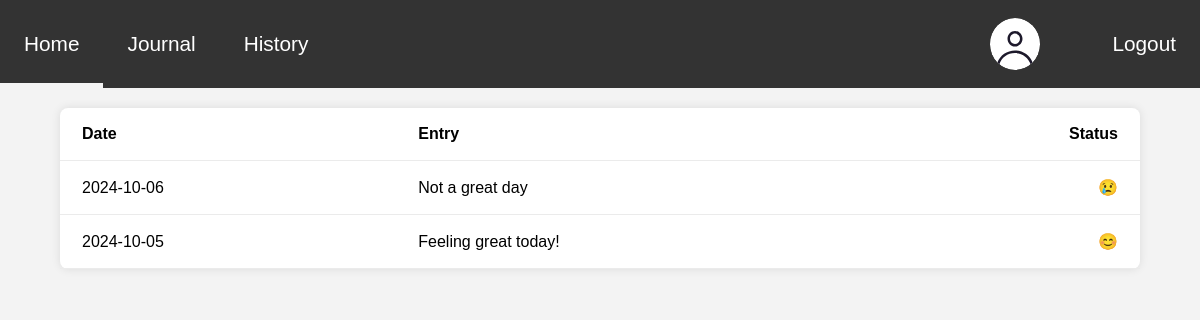
Screenshot of /patient/history/history.php (signed in) with the database file from the repository.
### tables this page shows
CREATE TABLE journal_entries (
    id INT AUTO_INCREMENT PRIMARY KEY,
    patient_id INT,
    journal_date DATE,
    hours_slept INT,
    mood VARCHAR(20),
    meals_eaten INT,
    exercise BOOLEAN,
    journal_entry TEXT,
    FOREIGN KEY (patient_id) REFERENCES users(id) ON DELETE CASCADE
);

### conf.php (called while the page is built, shortened)
<?php
$moods = [];
$moods["happy"] = "&#128522";
$moods["neutral"] = "&#128528";
$moods["sad"] = "&#128546";
$moods["angry"] = "&#128545";
$moods["excited"] = "&#128513";
$moods["tired"] = "&#128564";
$moods["anxious"] = "&#128552";
?>

### patient/history/history.php (the view, shortened to what this page needs)
<!DOCTYPE html>
<html lang="en">
<head>
    <link rel="stylesheet" href="history.css">
</head>
<body>
    <header>
        <?php include "../../common/navbar/navbar.php"; ?>
    </header>
    <main class="main">
        <table class="history_table">
            <thead>
                <tr>
                    <th>Date</th>
                    <th>Entry</th>
                    <th>Status</th>
                </tr>
            </thead>
            <tbody>
            <?php
                $sql= "SELECT * FROM journal_entries  where patient_id = ? ORDER BY journal_date DESC LIMIT 4;";
                if ($stmt = mysqli_prepare($conn, $sql)) {
                    mysqli_stmt_bind_param($stmt, 'i', $_SESSION['id']);
                    mysqli_stmt_execute($stmt);
                    if($result = mysqli_stmt_get_result($stmt)) {
                        if(mysqli_num_rows($result)> 0) {
                            while($row=mysqli_fetch_assoc($result)) {
                                ?>
                                <tr onclick="journalRedirect(<?= $row['id'] ?>)">
                                    <td><?= $row['journal_date'] ?></td>
                                    <td><?php
                                    if (mb_strlen($row['journal_entry']) > 100) {
                                        echo mb_substr($row['journal_entry'], 0, 100) . '...';
                                    } else {
                                        echo $row['journal_entry'];
                                    }
                                    ?></td>
                                    <td><?= $moods[$row['mood']] ?></td>
                                </tr>
                                <?php
                            }
                        }
                    }
                }
            ?>
            </tbody>
        </table>
    </main>
</body>
</html>

### patient/history/history.css (style rules this page uses)
* { padding: 0; font-family: Arial, sans-serif; }
body { background-color: #fafafa; }
.main { margin: 20px auto; width: 90%; background: #fff; border-radius: 8px; box-shadow: 0 0 10px rgba(0, 0, 0, 0.1); }
.history_table { border-collapse:collapse; width: 100%; }
th, td { padding: 17px 22px; text-align: left; border-bottom: 1px solid #EBEBEB; }
.history_table th:last-child { text-align: right; }
.history_table td:last-child { text-align: right; }
.history_table tbody td { cursor: pointer; }

### style.css (style rules this page uses)
body { padding:0; margin:0; background-color: #F3F3F3; font-family:'Helvetica', Times, serif; position: absolute; width: 100%; height: 100%; }
header { padding:0; margin:0; }

### rows the page displays
journal_entries: journal_date "2024-10-06", journal_entry "Not a great day", mood "😢"
journal_entries: journal_date "2024-10-05", journal_entry "Feeling great today!", mood "😊"
